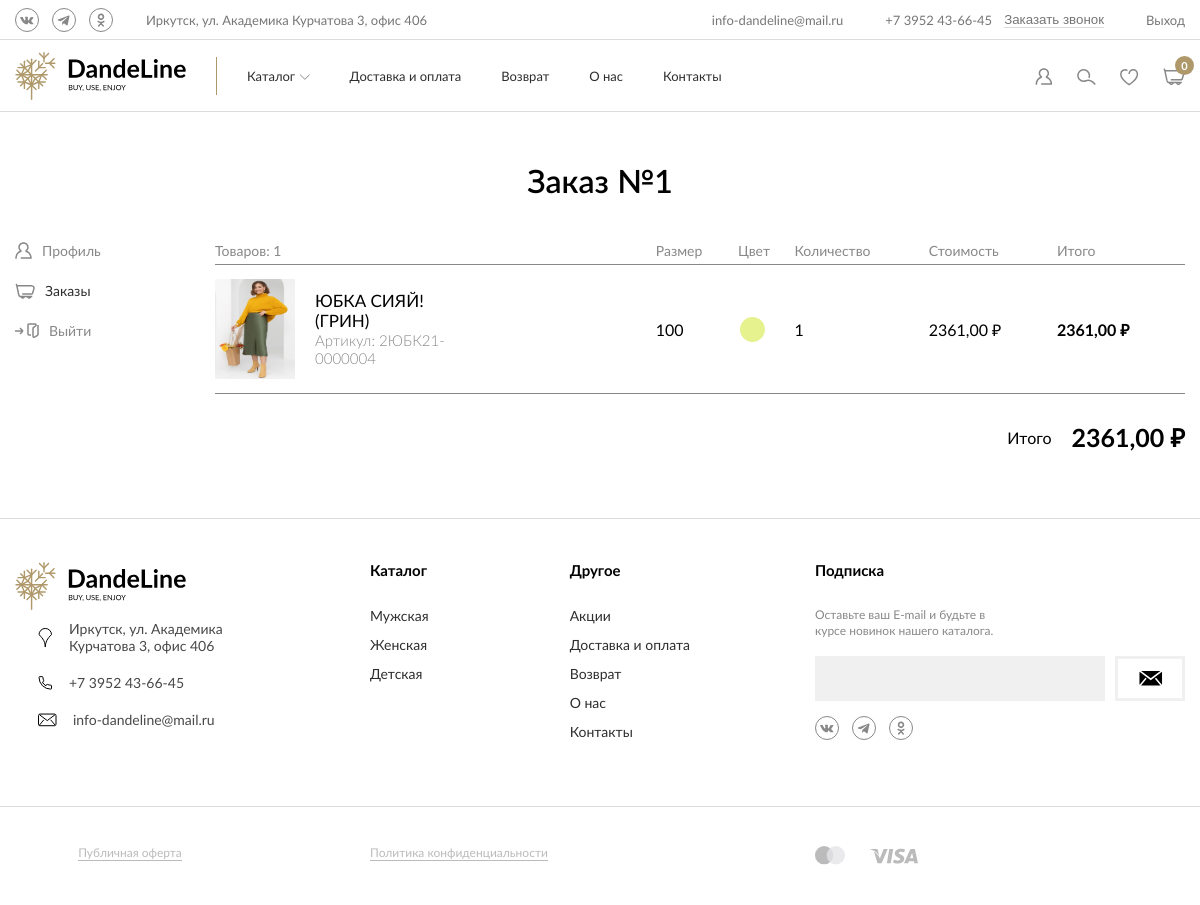
The page /my-account/order/1/ (signed in) on the database its author committed.
### orders/models.py (models this page shows, shortened)
class Order(models.Model):
    class Meta:
        ordering: Sequence[str] = ("-created_at",)
        verbose_name = "Заказ"
        verbose_name_plural = "Заказы"
    class ShippingMethod(models.TextChoices):
        POST: tuple[str, str] = ("post", "Доставка почтой")
        PICKPOINT: tuple[str, str] = ("pickpoint", "Постаматы PickPoint")
        ISSUEPOINT: tuple[str, str] = ("issuepoint", "Пункт выдачи в Иркутске")
        COURIER: tuple[str, str] = ("courier", "Курьерская доставка по Иркутску")
    class PaymentMethod(models.TextChoices):
        ONLINE: tuple[str, str] = ("online", "Онлайн")
        CASH: tuple[str, str] = ("cash", "Наличный расчёт")
        NONCASH: tuple[str, str] = ("noncash", "Безналичный расчёт")
        INSTALLMENT: tuple[str, str] = ("installment", "Рассрочка")
        COD: tuple[str, str] = ("cod", "Наложенный платеж")
    user = models.ForeignKey(settings.AUTH_USER_MODEL, on_delete=models.CASCADE, related_name="orders")
    coupon = models.ForeignKey(Coupon, related_name="orders", null=True, blank=True, on_delete=models.SET_NULL)
    discount = models.IntegerField(default=0, validators=[MinValueValidator(0), MaxValueValidator(100)])
    transaction_id = models.CharField(max_length=150, blank=True)
    first_name = models.CharField(max_length=100, null=True, blank=True)
    last_name = models.CharField(max_length=100, null=True, blank=True)
    phone = models.CharField(max_length=50)
    email = models.EmailField(max_length=100, null=True, blank=True)
    zip_code = models.CharField(max_length=50)
    city = models.CharField(max_length=100)
    address1 = models.CharField(max_length=100)
    address2 = models.CharField(max_length=100, null=True, blank=True)
    shipping_method = models.CharField(max_length=20, default=ShippingMethod.POST, choices=ShippingMethod.choices)
    payment_method = models.CharField(max_length=20, default=PaymentMethod.ONLINE, choices=PaymentMethod.choices)
    note = models.TextField(max_length=300, null=True, blank=True)
    paid = models.BooleanField(default=False)
    paid_at = models.DateTimeField(null=True, blank=True)
    created_at = models.DateTimeField(auto_now_add=True)
    @property
    def total_price(self) -> Decimal:
        total_price: Decimal = sum(item.total_price for item in self.items.select_related("variation").all())
        return total_price - self.discount/Decimal(100) * total_price

class OrderItem(models.Model):
    order = models.ForeignKey(Order, on_delete=models.CASCADE, related_name="items")
    variation = models.ForeignKey(Variation, on_delete=models.CASCADE)
    quantity = models.PositiveIntegerField(default=1)
    @property
    def total_price(self) -> Decimal:
        return self.quantity * self.variation.product.price

### catalog/models.py (models this page shows, shortened)
class Product(models.Model):
    class Meta:
        verbose_name = "Продукт"
        verbose_name_plural = "Продукты"
    sku = models.CharField(max_length=15, unique=True, blank=True)
    category = TreeForeignKey(Category, on_delete=models.PROTECT)
    name = models.CharField(max_length=150)
    slug = models.SlugField(allow_unicode=True, unique=True, db_index=True)
    description = models.TextField(null=True, blank=True)
    price = models.DecimalField(max_digits=10, decimal_places=2)
    active = models.BooleanField(default=True)
    thumbnail = models.ImageField(
        upload_to="product/%Y/%m/%d/",
        default="placeholder.png",
        null=True,
        blank=True,
    )
    total_sales = models.PositiveIntegerField(default=0)
    created_at = models.DateTimeField(auto_now_add=True)
    updated_at = models.DateTimeField(auto_now=True)
    objects = ProductManager()
    def get_absolute_url(self) -> str:
        return reverse("catalog:product", kwargs={
            "slug": self.slug,
        })

class Variation(models.Model):
    class Meta:
        verbose_name = "Вариация"
        verbose_name_plural = "Вариации"
    product = models.ForeignKey(Product, on_delete=models.CASCADE, related_name="variations")
    size = models.ForeignKey(Size, on_delete=models.CASCADE)
    color = models.ForeignKey(Color, on_delete=models.CASCADE)

class Size(models.Model):
    class Meta:
        ordering: Sequence[str] = ("order",)
        verbose_name = "Размер"
        verbose_name_plural = "Размеры"
    value = models.CharField(max_length=20)
    order = models.PositiveSmallIntegerField(default=0, db_index=True)

### users/views.py (the view)
# urls.py: path("order/<int:order_id>/", views.order, name="order"),
@login_required
def order(request: HttpRequest, order_id: int) -> HttpResponse:
    order: Order = Order.objects.get(id=order_id)
    items: QuerySet[OrderItem] = order.items.select_related("variation").all()
    return render(request, "users/order.html", {
        "section": "orders",
        "order": order,
        "items": items,
    })

### marketing/forms.py
class ContactForm(forms.ModelForm, FormCleanMixin):
    class Meta:
        model: type[Model] = Contact
        fields: Sequence[str] = ("name", "phone")
        widgets: dict[str, type[forms.Widget] | forms.Widget] = {
            "name": forms.TextInput(attrs={
                "class": "input__field",
                "placeholder": "Имя",
            }),
            "phone": forms.TextInput(attrs={
                "class": "input__field",
                "type": "tel",
                "placeholder": "Телефон",
                "data-phone-field": "",
            }),
        }

### cart/context_processors.py (called while the page is built)
def cart(request: HttpRequest) -> dict[str, Any]:
    cart = Cart(request)
    return {
        "cart": cart,
    }

### cart/services/cart.py (called while the page is built)
    @property
    def total_price(self) -> Decimal:
        return sum(item["total_price"] for item in self)

    def __iter__(self) -> dict[str, Any]:
        for variation_id in self.cart:
            item: dict[str, Any] = self.get_item(int(variation_id))
            yield item

    def __len__(self) -> int:
        return sum(item["quantity"] for item in self.cart.values())

### catalog/context_processors.py (called while the page is built)
def categories(_: HttpRequest) -> dict[str, Any]:
    return {
        "categories": Category.objects.all(),
    }

### marketing/context_processors.py (called while the page is built)
def contact_form(_: HttpRequest) -> dict[str, Any]:
    contact_form = ContactForm(auto_id=False)
    return {
        "contact_form": contact_form,
    }

### users/templates/users/order.html (shortened to what this page needs)
{% extends 'base.html' %}
{% block heading %}
    Заказ №{{ order.id }}
{% endblock %}
{% block sidebar %}
    {% include 'users/_sidebar.html' with section=section %}
{% endblock %}
{% block content %}
    <div class="cart">
        {% include '_cart-table.html' with container=items updatable=False %}
        <div class="cart__footer">
            <div style="margin-left: auto">
                <div class="cart-total cart__total">
                    <div class="cart-total__label" style="margin-right: 20px">Итого</div>
                    <div class="cart-total__price">
                        <span class="cart-total-price">{{ order.total_price|floatformat:2 }}</span> ₽
                    </div>
                </div>
            </div>
        </div>
    </div>
{% endblock %}

### core/templates/_cart-table.html (shortened to what this page needs)
<table class="cart-table">
    <thead class="cart-table__head">
        <tr>
            <th class="cart-table__col">
                Товаров: <span class="cart-counter">{{ container|length }}</span>
            </th>
            <th class="cart-table__col">
                Размер
            </th>
            <th class="cart-table__col">
                Цвет
            </th>
            <th class="cart-table__col">
                Количество
            </th>
            <th class="cart-table__col">
                Стоимость
            </th>
            <th class="cart-table__col">
                Итого
            </th>
        </tr>
    </thead>
    <tbody class="cart-table__body">
        {% for item in container %}
            {% with variation=item.variation product=item.variation.product %}
                <tr class="cart-table__row">
                    <td class="cart-table__col">
                        <a class="cart-product" href="{{ product.get_absolute_url }}">
                            <img class="cart-product__image" src="{{ product.thumbnail.url }}" alt="{{ product.name }}">
                            <div class="cart-product__content">
                                <div class="cart-product__title">
                                    {{ product.name }}
                                </div>
                                <div class="cart-product__param">
                                    Артикул: {{ product.sku }}
                                </div>
                            </div>
                        </a>
                    </td>
                    <td class="cart-table__col">
                        {{ variation.size.value }}
                    </td>
                    <td class="cart-table__col">
                        <div class="color color--lg colors__item" style="--color-value: {{ variation.color.value }}">
                            <span class="color__inner"></span>
                        </div>
                    </td>
                    <td class="cart-table__col">
                        {% if updatable %}
                            <form class="cart-update-form" action="{% url 'cart:update' %}" method="POST">
                                {% csrf_token %}
                                <input type="hidden" name="product_id" value="{{ product.id }}">
                                <input type="hidden" name="variation_id" value="{{ variation.id }}">
                                <div class="qty-input">
                                    <button class="qty-input__btn qty-input__btn--down" type="submit" name="do" value="remove">
                                        -
                                    </button>
                                    <input class="qty-input__field cart-item-qty" type="text" name="quantity" value="{{ item.quantity }}" readonly>
                                    <button class="qty-input__btn qty-input__btn--up" type="submit" name="do" value="add">
                                        +
                                    </button>
                                </div>
                            </form>
                        {% else %}
                            {{ item.quantity }}
                        {% endif %}
                    </td>
                    <td class="cart-table__col">
                        {{ product.price }} ₽
                    </td>
                    <td class="cart-table__col cart-table__col--bold">
                        <span class="cart-item-price">{{ item.total_price }}</span> ₽
                    </td>
                </tr>
            {% endwith %}
        {% endfor %}
    </tbody>
</table>

### rows shown on the page
Order: id "1", total_price "2361,00"
OrderItem: variation.product.thumbnail (picture), variation.product.name "ЮБКА СИЯЙ! (ГРИН)", variation.product.sku "2ЮБК21-0000004", variation.size.value "100", quantity "1", variation.product.price "2361,00", total_price "2361,00"

### other values the page prints
{{ cart|length }} "0"
{{ container|length }} "1"
